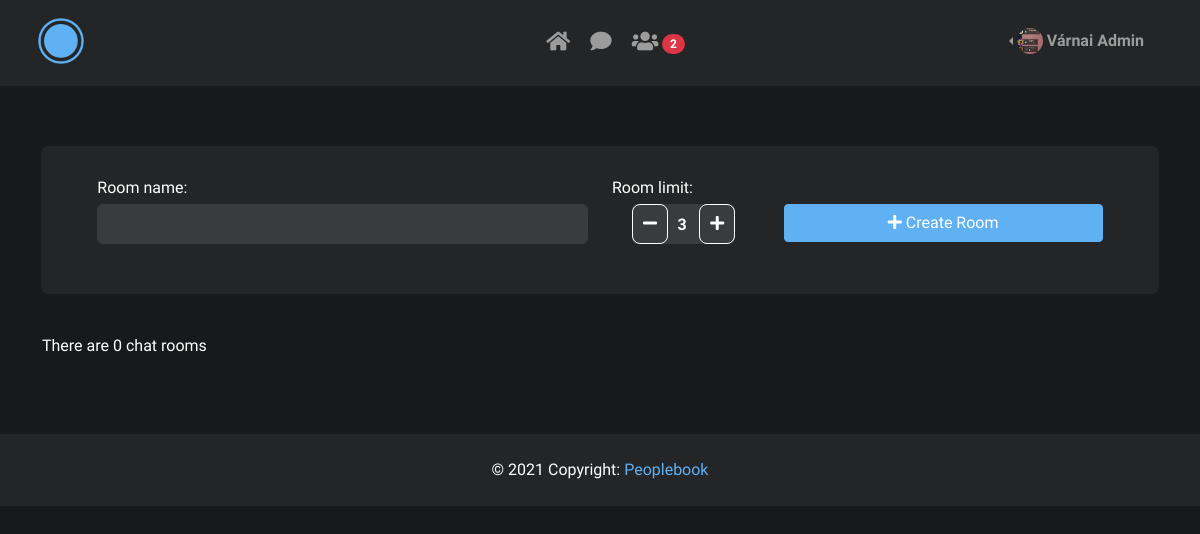
Page /chat/ (signed in) on the earlier database version.
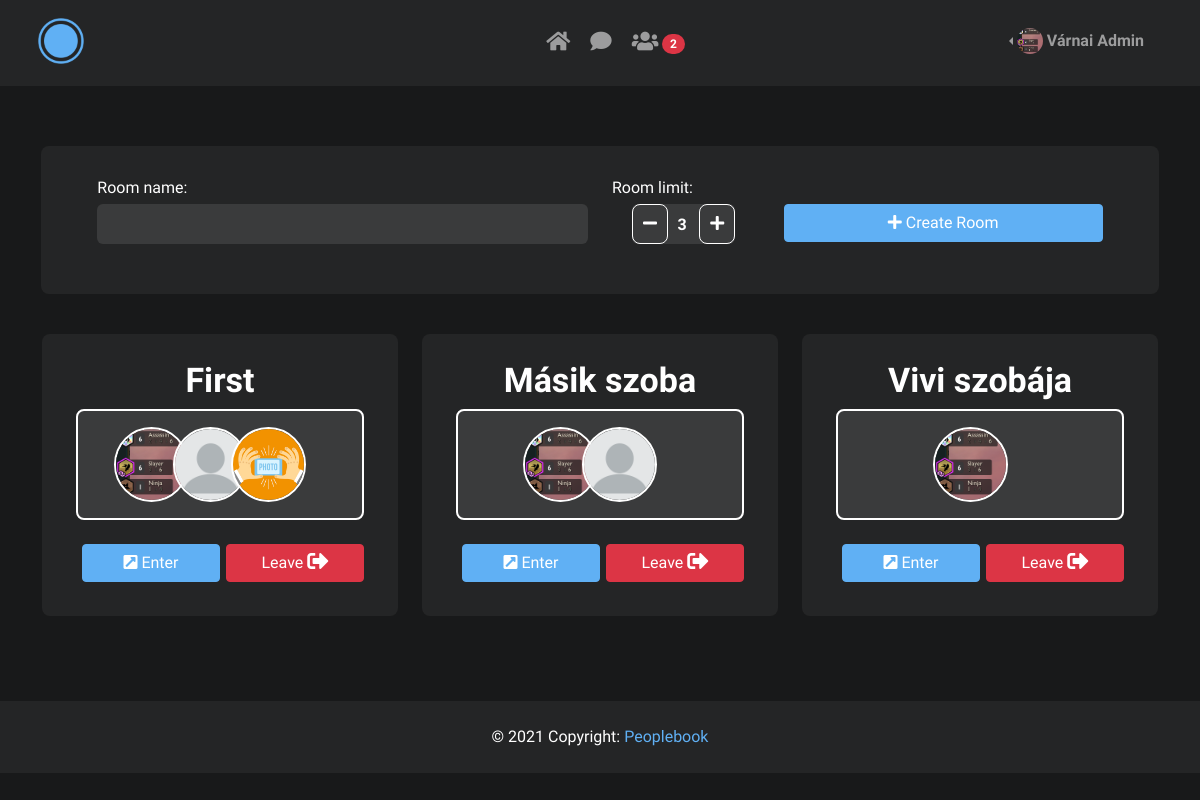
Same page on the later database version.
### blog/models.py (models this page shows, shortened)
class Profile(models.Model):
    GENDER_CHOICES = (
        ('Male', "Male"),
        ('Female', "Female"),
        ('Prefer not to say', "Prefer not to say"),
    )
    COUNTRY_CHOICES = (
        ('Hungary', "Hungary"),
        ('United States', "United States"),
    )
    user = models.OneToOneField(User, default=None, null=True, on_delete=models.CASCADE)
    bio = models.TextField(blank=True, null=True)
    birth_date = models.DateField(blank=True, null=True)
    gender = models.CharField(max_length=50, choices=GENDER_CHOICES, blank=True, null=True)
    country = models.CharField(max_length=50, choices=COUNTRY_CHOICES, blank=True, null=True)
    image = models.ImageField(upload_to="static/pics/profile_pics/", blank=True, null=True)
    background = models.ImageField(upload_to="static/pics/bg_pics/", blank=True)

class Room(models.Model):
    users = models.ManyToManyField(User, default=None)
    title = models.CharField(max_length=250, default=None)
    limit = models.IntegerField(null=True, blank=True)
    def __str__(self):
        return self.title

### blog/views.py (the view)
# urls.py: path('chat/', views.Chat_view, name='chat'),
@login_required
def Chat_view(request):
    context = {}
    if request.method == "POST":
        if "create_room" in request.POST:
            try:
                x = Room.objects.get(title=request.POST["title"])
            except Room.DoesNotExist:
                x = None
            if x != None:
                messages.error(request, "There are already a chat room with the given name!")
                return redirect(request.path_info)
            room = Room(title=request.POST["title"], limit=request.POST["limit"])
            room.save()
            room.users.add(request.user.id)
        elif "leave_room" in request.POST:
            room = Room.objects.get(id=request.POST["room_id"])
            room.users.remove(request.user.id)
            if room.users.count() == 0:
                room.delete()
        elif "enter_room" in request.POST:
            room = Room.objects.get(id=request.POST["room_id"])
            room.users.add(request.user.id)
    else:
        pass
    rooms = Room.objects.all().order_by("title")
    context = {
        "title": "Chat Rooms",
        "rooms": rooms,
    }
    return render(request, "blog/chat.html", context)

### blog/templates/blog/chat.html (shortened to what this page needs)
{% extends "blog/base.html" %}
{% load static %}
{% block head %}
    <link rel="stylesheet" href="{% static 'css/chat.css' %}" type="text/css">
    <link rel="stylesheet" href="{% static 'css/form.css' %}" type="text/css">
{% endblock %}
{% block content %}
    <div class="container">
        <div class="row justify-content-center">
            <div class="room-create">
                <form action="" method="POST">
                    <div class="row">
                        <div class="col-xxl-6 col-xl-6 col-md-5 col-sm-4 col-xs-4">
                            <p>Room name:</p>
                            <input type="text" name="title" class="input title">
                        </div>
                        <div class="col-xxl-2 col-xl-2 col-md-3 col-sm-4 col-xs-4">
                            <p>Room limit:</p>
                            <div class="limit-wrapper">
                                <input type="number" name="limit" class="input number" value="3" max="10" min="2">
                                <button type="button" onclick="limitAdd()" class="plus"><i class="fas fa-plus"></i></button>
                                <button type="button" onclick="limitRemove()" class="minus"><i class="fas fa-minus"></i></button>
                            </div>
                        </div>
                        <div class="col-4">
                            <button type="submit" class="btn btn-primary createRoom" name="create_room"><i class="fas fa-plus"></i> Create Room</button>
                        </div>
                    </div>
                </form>
            </div>
            {% for room in rooms %}
                <div class="col-4">
                    <div class="card room-card">
                        <div class="card-header">
                            <h1>{{ room.title }}</h1>
                            <div class="room-pics">
                                {% for user in room.users.all %}
                                    <img src="/{{ user.profile.image }}" height="75" width="75" class="rounded-circle {% if room.users.count != "0" and room.users.count != "1" %}nemNulla{% endif %}">
                                {% endfor %}
                            </div>
                        </div>
                        <div class="card-body">
                            {% if request.user in room.users.all %}
                                <div class="d-flex">
                                    <form action="{% url 'chat_room' room %}" id="leftForm{{ forloop.counter }}" class="rightForm">
                                        <button type="submit" class="btn btn-primary"><i class="fas fa-external-link-square-alt"></i> Enter</button>
                                    </form>
                                    <form action="" method="POST" id="rightForm{{ forloop.counter }}" class="rightForm">
                                        <button type="submit" class="btn btn-danger" name="leave_room">Leave <i class="fas fa-sign-out-alt fa-lg"></i></button>
                                    </form>
                                </div>
                            {% else %}
                                <form action="" method="POST">
                                    {% csrf_token %}
                                    <input type="hidden" name="room_id" value="{{ room.id }}">
                                    <button type="submit" class="btn btn-primary" name="enter_room"><i class="fas fa-sign-in-alt fa-lg"></i> Join</button>
                                </form>
                            {% endif %}
                        </div>
                    </div>
                </div>
            {% empty %}
                <p>There are 0 chat rooms</p>
            {% endfor %}
        </div>
    </div>
{% endblock %}

### blog/templates/blog/navbar.html (shortened to what this page needs)
{% load static %}
<nav class="navbar navbar-expand-lg navbar-dark" id="navBar">
  <div class="container-fluid justify-content-between custom-nav">
    <div class="d-flex">
      <a class="navbar-brand me-2 mb-1 d-flex align-items-center" href="{% url 'home' %}">
        <img src="{% static 'pics/small_logo.png' %}" alt="Logo" id="navLogo">
      </a>
    </div>
    <ul class="navbar-nav flex-row justify-content-center d-none d-lg-flex">
        <li class="nav-item me-3 me-lg-1">
          <a class="nav-link" href="{% url 'home' %}" title="Home">
            <span><i class="fas fa-home fa-lg"></i></span>
          </a>
        </li>
        <li class="nav-item me-3 me-lg-1">
          <a href="{% url 'chat' %}" class="nav-link" title="Chat">
            <span><i class="fas fa-comment fa-lg"></i></span>
          </a>
        </li>
        <li class="nav-item me-3 me-lg-1">
          <a class="nav-link" href="{% url 'friends' %}" title="Friends">
            <span><i class="fas fa-users fa-lg"></i></span>
            <span class="badge rounded-pill badge-notification bg-danger">2</span>
          </a>
        </li>
    </ul>
    {% if request.user.is_authenticated %}
    <ul class="flex-row">
        <div class="dropdown dropstart btn-group">
            <li class="nav-item me-3 me-lg-1" style="list-style-type: none;">
                <a class="nav-link d-sm-flex align-items-sm-center dropdown-toggle" role="button" id="userDropMenu" data-bs-toggle="dropdown" aria-expanded="false">
                  <img src="/{{ request.user.profile.image }}" class="rounded-circle" height="26" alt="ProfilePicture">
                  <strong class="d-none d-sm-block ms-1">{{ request.user.get_full_name }}</strong>
                </a>
            </li>
        </div>
    </ul>
    {% endif %}
  </div>
</nav>

Differences in the rows shown:
added Room: title "First"
added Room: title "Másik szoba"
added Room: title "Vivi szobája"
Other differences:
text no longer shown: "There are 0 chat rooms"
